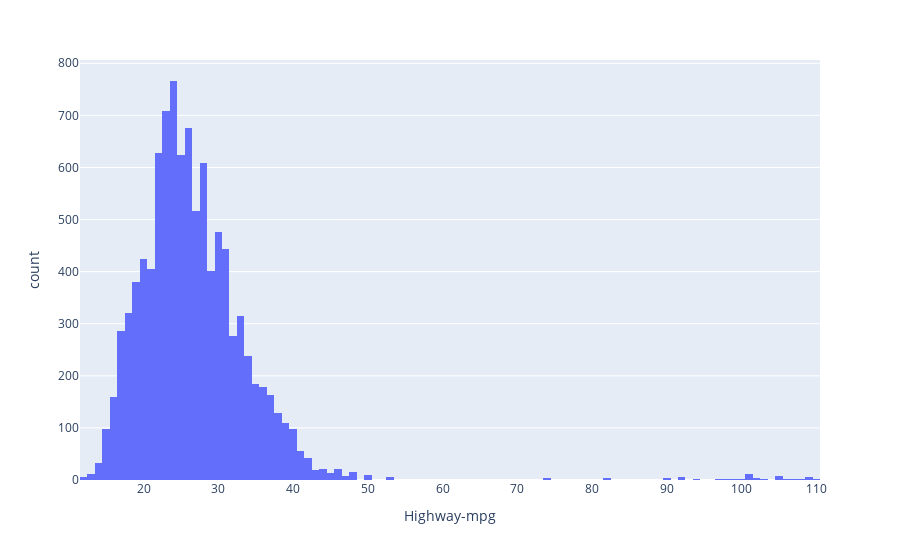

The cell this chart's notebook holds for it:
### Code cell
px.histogram(df, x = 'Highway-mpg')

### Figure 1 — Plotly figure (JSON) as saved in the notebook; plotly's stock layout.template omitted (floating-point values rounded to 4 significant figures; data arrays with more than 128 entries replaced by an {"elided": "..."} marker saying what was removed)
{"data": [{"bingroup": "x", "hovertemplate": "Highway-mpg=%{x}<br>count=%{y}<extra></extra>", "legendgroup": "", "marker": {"color": "#636efa", "pattern": {"shape": ""}}, "name": "", "orientation": "v", "showlegend": false, "type": "histogram", "x": {"elided": "9936 int values"}, "xaxis": "x", "yaxis": "y"}], "layout": {"barmode": "relative", "legend": {"tracegroupgap": 0}, "margin": {"t": 60}, "xaxis": {"anchor": "y", "domain": [0, 1], "title": {"text": "Highway-mpg"}}, "yaxis": {"anchor": "x", "domain": [0, 1], "title": {"text": "count"}}}}
